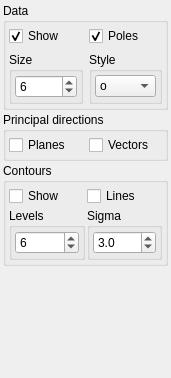
<?xml version="1.0" encoding="UTF-8"?>
<ui version="4.0">
 <class>WidgetPlanar</class>
 <widget class="QWidget" name="WidgetPlanar">
  <property name="geometry">
   <rect>
    <x>0</x>
    <y>0</y>
    <width>171</width>
    <height>378</height>
   </rect>
  </property>
  <property name="windowTitle">
   <string>Form</string>
  </property>
  <layout class="QVBoxLayout" name="verticalLayout_4">
   <property name="spacing">
    <number>2</number>
   </property>
   <property name="leftMargin">
    <number>3</number>
   </property>
   <property name="topMargin">
    <number>3</number>
   </property>
   <property name="rightMargin">
    <number>3</number>
   </property>
   <property name="bottomMargin">
    <number>3</number>
   </property>
   <item>
    <widget class="QGroupBox" name="groupBox">
     <property name="title">
      <string>Data</string>
     </property>
     <layout class="QGridLayout" name="gridLayout_2">
      <property name="leftMargin">
       <number>3</number>
      </property>
      <property name="topMargin">
       <number>3</number>
      </property>
      <property name="rightMargin">
       <number>3</number>
      </property>
      <property name="bottomMargin">
       <number>3</number>
      </property>
      <item row="0" column="0">
       <widget class="QCheckBox" name="checkShowData">
        <property name="text">
         <string>Show</string>
        </property>
        <property name="checked">
         <bool>true</bool>
        </property>
       </widget>
      </item>
      <item row="0" column="1">
       <widget class="QCheckBox" name="checkAsPoles">
        <property name="text">
         <string>Poles</string>
        </property>
        <property name="checked">
         <bool>true</bool>
        </property>
       </widget>
      </item>
      <item row="1" column="0">
       <widget class="QGroupBox" name="groupBox_6">
        <property name="title">
         <string>Size</string>
        </property>
        <layout class="QVBoxLayout" name="verticalLayout">
         <property name="spacing">
          <number>2</number>
         </property>
         <property name="leftMargin">
          <number>3</number>
         </property>
         <property name="topMargin">
          <number>3</number>
         </property>
         <property name="rightMargin">
          <number>3</number>
         </property>
         <property name="bottomMargin">
          <number>3</number>
         </property>
         <item>
          <widget class="QSpinBox" name="spinSize">
           <property name="minimum">
            <number>1</number>
           </property>
           <property name="maximum">
            <number>20</number>
           </property>
           <property name="value">
            <number>6</number>
           </property>
          </widget>
         </item>
        </layout>
       </widget>
      </item>
      <item row="1" column="1">
       <widget class="QGroupBox" name="groupBox_7">
        <property name="title">
         <string>Style</string>
        </property>
        <layout class="QVBoxLayout" name="verticalLayout_6">
         <property name="spacing">
          <number>2</number>
         </property>
         <property name="leftMargin">
          <number>3</number>
         </property>
         <property name="topMargin">
          <number>3</number>
         </property>
         <property name="rightMargin">
          <number>3</number>
         </property>
         <property name="bottomMargin">
          <number>3</number>
         </property>
         <item>
          <widget class="QComboBox" name="comboStyle">
           <property name="currentIndex">
            <number>2</number>
           </property>
           <item>
            <property name="text">
             <string>.</string>
            </property>
           </item>
           <item>
            <property name="text">
             <string>,</string>
            </property>
           </item>
           <item>
            <property name="text">
             <string>o</string>
            </property>
           </item>
           <item>
            <property name="text">
             <string>v</string>
            </property>
           </item>
           <item>
            <property name="text">
             <string>^</string>
            </property>
           </item>
           <item>
            <property name="text">
             <string>&lt;</string>
            </property>
           </item>
           <item>
            <property name="text">
             <string>&gt;</string>
            </property>
           </item>
           <item>
            <property name="text">
             <string>1</string>
            </property>
           </item>
           <item>
            <property name="text">
             <string>2</string>
            </property>
           </item>
           <item>
            <property name="text">
             <string>3</string>
            </property>
           </item>
           <item>
            <property name="text">
             <string>4</string>
            </property>
           </item>
           <item>
            <property name="text">
             <string>8</string>
            </property>
           </item>
           <item>
            <property name="text">
             <string>s</string>
            </property>
           </item>
           <item>
            <property name="text">
             <string>p</string>
            </property>
           </item>
           <item>
            <property name="text">
             <string>P</string>
            </property>
           </item>
           <item>
            <property name="text">
             <string>*</string>
            </property>
           </item>
           <item>
            <property name="text">
             <string>h</string>
            </property>
           </item>
           <item>
            <property name="text">
             <string>H</string>
            </property>
           </item>
           <item>
            <property name="text">
             <string>+</string>
            </property>
           </item>
           <item>
            <property name="text">
             <string>x</string>
            </property>
           </item>
           <item>
            <property name="text">
             <string>X</string>
            </property>
           </item>
           <item>
            <property name="text">
             <string>D</string>
            </property>
           </item>
           <item>
            <property name="text">
             <string>d</string>
            </property>
           </item>
           <item>
            <property name="text">
             <string>|</string>
            </property>
           </item>
           <item>
            <property name="text">
             <string>_</string>
            </property>
           </item>
          </widget>
         </item>
        </layout>
       </widget>
      </item>
     </layout>
    </widget>
   </item>
   <item>
    <widget class="QGroupBox" name="groupBox_2">
     <property name="title">
      <string>Principal directions</string>
     </property>
     <layout class="QGridLayout" name="gridLayout_3">
      <property name="leftMargin">
       <number>3</number>
      </property>
      <property name="topMargin">
       <number>3</number>
      </property>
      <property name="rightMargin">
       <number>3</number>
      </property>
      <property name="bottomMargin">
       <number>3</number>
      </property>
      <item row="0" column="0">
       <widget class="QCheckBox" name="checkEigPlanes">
        <property name="text">
         <string>Planes</string>
        </property>
       </widget>
      </item>
      <item row="0" column="1">
       <widget class="QCheckBox" name="checkEigLines">
        <property name="text">
         <string>Vectors</string>
        </property>
       </widget>
      </item>
     </layout>
    </widget>
   </item>
   <item>
    <widget class="QGroupBox" name="groupBox_3">
     <property name="title">
      <string>Contours</string>
     </property>
     <layout class="QGridLayout" name="gridLayout">
      <property name="leftMargin">
       <number>3</number>
      </property>
      <property name="topMargin">
       <number>3</number>
      </property>
      <property name="rightMargin">
       <number>3</number>
      </property>
      <property name="bottomMargin">
       <number>3</number>
      </property>
      <property name="spacing">
       <number>2</number>
      </property>
      <item row="0" column="0">
       <widget class="QCheckBox" name="checkContours">
        <property name="text">
         <string>Show</string>
        </property>
       </widget>
      </item>
      <item row="0" column="1">
       <widget class="QCheckBox" name="checkContourLines">
        <property name="text">
         <string>Lines</string>
        </property>
       </widget>
      </item>
      <item row="1" column="0">
       <widget class="QGroupBox" name="groupBox_4">
        <property name="title">
         <string>Levels</string>
        </property>
        <layout class="QVBoxLayout" name="verticalLayout_3">
         <property name="spacing">
          <number>2</number>
         </property>
         <property name="leftMargin">
          <number>3</number>
         </property>
         <property name="topMargin">
          <number>3</number>
         </property>
         <property name="rightMargin">
          <number>3</number>
         </property>
         <property name="bottomMargin">
          <number>3</number>
         </property>
         <item>
          <widget class="QSpinBox" name="spinLevels">
           <property name="minimum">
            <number>1</number>
           </property>
           <property name="maximum">
            <number>24</number>
           </property>
           <property name="value">
            <number>6</number>
           </property>
          </widget>
         </item>
        </layout>
       </widget>
      </item>
      <item row="1" column="1">
       <widget class="QGroupBox" name="groupBox_5">
        <property name="title">
         <string>Sigma</string>
        </property>
        <layout class="QVBoxLayout" name="verticalLayout_5">
         <property name="spacing">
          <number>2</number>
         </property>
         <property name="leftMargin">
          <number>3</number>
         </property>
         <property name="topMargin">
          <number>3</number>
         </property>
         <property name="rightMargin">
          <number>3</number>
         </property>
         <property name="bottomMargin">
          <number>3</number>
         </property>
         <item>
          <widget class="QDoubleSpinBox" name="spinSigma">
           <property name="decimals">
            <number>1</number>
           </property>
           <property name="minimum">
            <double>0.100000000000000</double>
           </property>
           <property name="maximum">
            <double>10.000000000000000</double>
           </property>
           <property name="singleStep">
            <double>0.100000000000000</double>
           </property>
           <property name="value">
            <double>3.000000000000000</double>
           </property>
          </widget>
         </item>
        </layout>
       </widget>
      </item>
     </layout>
    </widget>
   </item>
   <item>
    <spacer name="verticalSpacer">
     <property name="orientation">
      <enum>Qt::Vertical</enum>
     </property>
     <property name="sizeHint" stdset="0">
      <size>
       <width>20</width>
       <height>40</height>
      </size>
     </property>
    </spacer>
   </item>
  </layout>
 </widget>
 <resources/>
 <connections/>
</ui>
